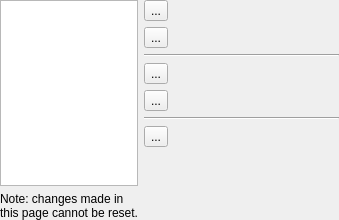
<?xml version="1.0" encoding="UTF-8"?>
<ui version="4.0">
 <class>ConfigPluginsWidget</class>
 <widget class="QWidget" name="ConfigPluginsWidget">
  <property name="geometry">
   <rect>
    <x>0</x>
    <y>0</y>
    <width>339</width>
    <height>220</height>
   </rect>
  </property>
  <property name="windowTitle">
   <string>Configure Plugins</string>
  </property>
  <layout class="QFormLayout" name="formLayout">
   <property name="leftMargin">
    <number>0</number>
   </property>
   <property name="topMargin">
    <number>0</number>
   </property>
   <property name="rightMargin">
    <number>0</number>
   </property>
   <property name="bottomMargin">
    <number>0</number>
   </property>
   <item row="0" column="0">
    <widget class="QWidget" name="widget" native="true">
     <layout class="QVBoxLayout" name="verticalLayout">
      <property name="spacing">
       <number>6</number>
      </property>
      <property name="leftMargin">
       <number>0</number>
      </property>
      <property name="topMargin">
       <number>0</number>
      </property>
      <property name="rightMargin">
       <number>0</number>
      </property>
      <property name="bottomMargin">
       <number>0</number>
      </property>
      <item>
       <widget class="QListView" name="listView_plugins">
        <property name="sizeAdjustPolicy">
         <enum>QAbstractScrollArea::AdjustToContents</enum>
        </property>
        <property name="alternatingRowColors">
         <bool>true</bool>
        </property>
        <property name="selectionMode">
         <enum>QAbstractItemView::SingleSelection</enum>
        </property>
        <property name="selectionBehavior">
         <enum>QAbstractItemView::SelectRows</enum>
        </property>
        <property name="verticalScrollMode">
         <enum>QAbstractItemView::ScrollPerPixel</enum>
        </property>
        <property name="flow">
         <enum>QListView::TopToBottom</enum>
        </property>
        <property name="resizeMode">
         <enum>QListView::Adjust</enum>
        </property>
        <property name="spacing">
         <number>0</number>
        </property>
        <property name="uniformItemSizes">
         <bool>false</bool>
        </property>
        <property name="selectionRectVisible">
         <bool>true</bool>
        </property>
       </widget>
      </item>
      <item>
       <widget class="QLabel" name="label">
        <property name="text">
         <string>Note: changes made in this page cannot be reset.</string>
        </property>
        <property name="wordWrap">
         <bool>true</bool>
        </property>
       </widget>
      </item>
     </layout>
    </widget>
   </item>
   <item row="0" column="1">
    <widget class="QWidget" name="widget_5" native="true">
     <layout class="QVBoxLayout" name="verticalLayout_3">
      <property name="leftMargin">
       <number>0</number>
      </property>
      <property name="topMargin">
       <number>0</number>
      </property>
      <property name="rightMargin">
       <number>0</number>
      </property>
      <property name="bottomMargin">
       <number>0</number>
      </property>
      <item>
       <widget class="QToolButton" name="pushButton_moveUp">
        <property name="toolTip">
         <string>Move up</string>
        </property>
        <property name="text">
         <string>...</string>
        </property>
        <property name="icon">
         <iconset theme="go-up">
          <normaloff>../../../../../.designer/backup</normaloff>../../../../../.designer/backup</iconset>
        </property>
       </widget>
      </item>
      <item>
       <widget class="QToolButton" name="pushButton_moveDown">
        <property name="toolTip">
         <string>Move down</string>
        </property>
        <property name="text">
         <string>...</string>
        </property>
        <property name="icon">
         <iconset theme="go-down">
          <normaloff>../../../../../.designer/backup</normaloff>../../../../../.designer/backup</iconset>
        </property>
       </widget>
      </item>
      <item>
       <widget class="Line" name="line">
        <property name="orientation">
         <enum>Qt::Horizontal</enum>
        </property>
       </widget>
      </item>
      <item>
       <widget class="QToolButton" name="pushButton_addPlugin">
        <property name="toolTip">
         <string>Add</string>
        </property>
        <property name="text">
         <string>...</string>
        </property>
        <property name="icon">
         <iconset theme="list-add">
          <normaloff>../../../../../.designer/backup</normaloff>../../../../../.designer/backup</iconset>
        </property>
       </widget>
      </item>
      <item>
       <widget class="QToolButton" name="pushButton_removePlugin">
        <property name="toolTip">
         <string>Remove</string>
        </property>
        <property name="text">
         <string>...</string>
        </property>
        <property name="icon">
         <iconset theme="list-remove">
          <normaloff>../../../../../.designer/backup</normaloff>../../../../../.designer/backup</iconset>
        </property>
       </widget>
      </item>
      <item>
       <widget class="Line" name="line_2">
        <property name="orientation">
         <enum>Qt::Horizontal</enum>
        </property>
       </widget>
      </item>
      <item>
       <widget class="QToolButton" name="pushButton_pluginConfig">
        <property name="toolTip">
         <string>Configure</string>
        </property>
        <property name="text">
         <string>...</string>
        </property>
        <property name="icon">
         <iconset theme="preferences-other">
          <normaloff>../../../../../.designer/backup</normaloff>../../../../../.designer/backup</iconset>
        </property>
       </widget>
      </item>
      <item>
       <spacer name="verticalSpacer">
        <property name="orientation">
         <enum>Qt::Vertical</enum>
        </property>
        <property name="sizeHint" stdset="0">
         <size>
          <width>20</width>
          <height>40</height>
         </size>
        </property>
       </spacer>
      </item>
     </layout>
    </widget>
   </item>
  </layout>
 </widget>
 <resources/>
 <connections/>
</ui>
